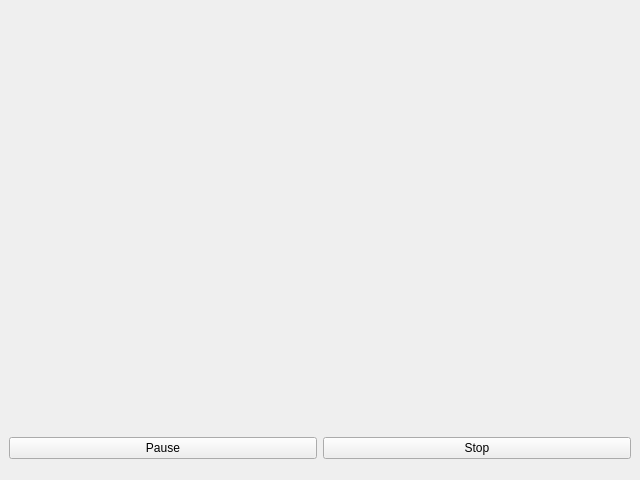
<?xml version="1.0" encoding="UTF-8"?>
<ui version="4.0">
 <class>Player</class>
 <widget class="QMainWindow" name="Player">
  <property name="geometry">
   <rect>
    <x>0</x>
    <y>0</y>
    <width>640</width>
    <height>480</height>
   </rect>
  </property>
  <property name="windowTitle">
   <string>Basic Player Test</string>
  </property>
  <widget class="QWidget" name="centralwidget">
   <layout class="QGridLayout" name="gridLayout_2">
    <item row="2" column="1">
     <widget class="QPushButton" name="stop">
      <property name="text">
       <string>Stop</string>
      </property>
     </widget>
    </item>
    <item row="2" column="0">
     <widget class="QPushButton" name="pause">
      <property name="text">
       <string>Pause</string>
      </property>
      <property name="checkable">
       <bool>true</bool>
      </property>
     </widget>
    </item>
    <item row="0" column="0" colspan="2">
     <widget class="VlcWidgetVideo" name="video" native="true"/>
    </item>
    <item row="4" column="0" colspan="2">
     <widget class="VlcWidgetSeek" name="seek" native="true">
      <property name="sizePolicy">
       <sizepolicy hsizetype="Preferred" vsizetype="Maximum">
        <horstretch>0</horstretch>
        <verstretch>0</verstretch>
       </sizepolicy>
      </property>
     </widget>
    </item>
    <item row="3" column="0" colspan="2">
     <widget class="VlcWidgetVolumeSlider" name="volume" native="true">
      <property name="sizePolicy">
       <sizepolicy hsizetype="Preferred" vsizetype="Maximum">
        <horstretch>0</horstretch>
        <verstretch>0</verstretch>
       </sizepolicy>
      </property>
     </widget>
    </item>
   </layout>
  </widget>
 </widget>
 <customwidgets>
  <customwidget>
   <class>VlcWidgetVideo</class>
   <extends>QWidget</extends>
   <header>../../src/widgets/WidgetVideo.h</header>
   <container>1</container>
   <slots>
    <signal>fullscreen()</signal>
    <slot>toggleFullscreen()</slot>
   </slots>
  </customwidget>
  <customwidget>
   <class>VlcWidgetVolumeSlider</class>
   <extends>QWidget</extends>
   <header>../../src/widgets/WidgetVolumeSlider.h</header>
   <container>1</container>
   <slots>
    <slot>mute()</slot>
    <slot>volumeUp()</slot>
    <slot>volumeDown()</slot>
   </slots>
  </customwidget>
  <customwidget>
   <class>VlcWidgetSeek</class>
   <extends>QWidget</extends>
   <header>../../src/widgets/WidgetSeek.h</header>
   <container>1</container>
  </customwidget>
 </customwidgets>
 <resources/>
 <connections/>
</ui>
